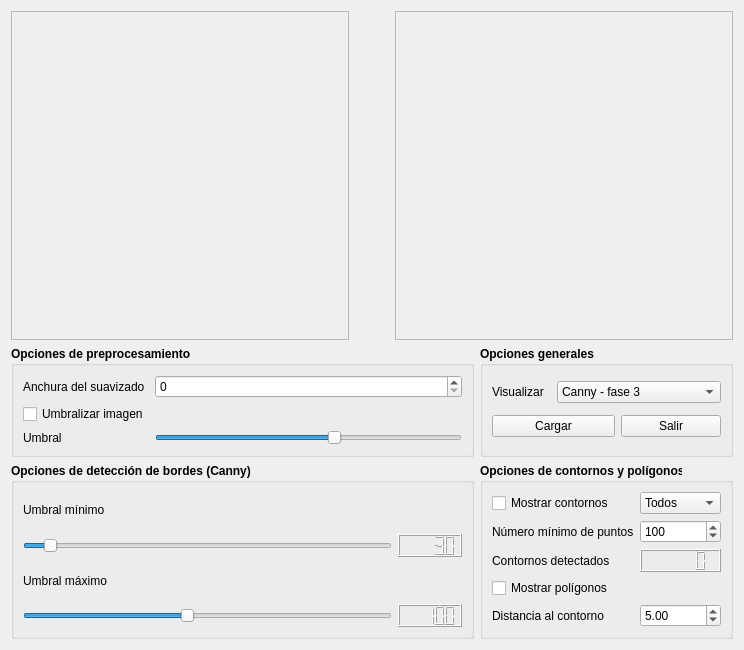
<?xml version="1.0" encoding="UTF-8"?>
<ui version="4.0">
 <class>QMainForm</class>
 <widget class="QWidget" name="QMainForm">
  <property name="geometry">
   <rect>
    <x>0</x>
    <y>0</y>
    <width>744</width>
    <height>650</height>
   </rect>
  </property>
  <property name="sizePolicy">
   <sizepolicy hsizetype="MinimumExpanding" vsizetype="MinimumExpanding">
    <horstretch>0</horstretch>
    <verstretch>0</verstretch>
   </sizepolicy>
  </property>
  <property name="minimumSize">
   <size>
    <width>700</width>
    <height>650</height>
   </size>
  </property>
  <property name="windowTitle">
   <string>Procesamiento de imágenes</string>
  </property>
  <layout class="QGridLayout" name="gridLayout_5">
   <item row="1" column="0">
    <widget class="QGroupBox" name="PreprocessingOptions">
     <property name="font">
      <font>
       <weight>75</weight>
       <bold>true</bold>
      </font>
     </property>
     <property name="title">
      <string>Opciones de preprocesamiento</string>
     </property>
     <layout class="QGridLayout" name="gridLayout_4">
      <item row="1" column="0">
       <widget class="QLabel" name="label_3">
        <property name="font">
         <font>
          <weight>50</weight>
          <bold>false</bold>
         </font>
        </property>
        <property name="text">
         <string>Anchura del suavizado</string>
        </property>
       </widget>
      </item>
      <item row="1" column="1">
       <widget class="QSpinBox" name="spinBoxBlurSize">
        <property name="font">
         <font>
          <weight>50</weight>
          <bold>false</bold>
         </font>
        </property>
        <property name="maximum">
         <number>2</number>
        </property>
       </widget>
      </item>
      <item row="2" column="0">
       <widget class="QCheckBox" name="ApplyBinarization">
        <property name="font">
         <font>
          <weight>50</weight>
          <bold>false</bold>
         </font>
        </property>
        <property name="text">
         <string>Umbralizar imagen</string>
        </property>
       </widget>
      </item>
      <item row="4" column="1">
       <widget class="QSlider" name="BinaryThreshold">
        <property name="maximum">
         <number>255</number>
        </property>
        <property name="value">
         <number>150</number>
        </property>
        <property name="orientation">
         <enum>Qt::Horizontal</enum>
        </property>
       </widget>
      </item>
      <item row="4" column="0">
       <widget class="QLabel" name="label_6">
        <property name="font">
         <font>
          <weight>50</weight>
          <bold>false</bold>
         </font>
        </property>
        <property name="text">
         <string>Umbral</string>
        </property>
       </widget>
      </item>
     </layout>
    </widget>
   </item>
   <item row="0" column="0" colspan="2">
    <layout class="QHBoxLayout" name="Viewers">
     <item>
      <widget class="QFrame" name="frameOrig">
       <property name="sizePolicy">
        <sizepolicy hsizetype="MinimumExpanding" vsizetype="MinimumExpanding">
         <horstretch>0</horstretch>
         <verstretch>0</verstretch>
        </sizepolicy>
       </property>
       <property name="minimumSize">
        <size>
         <width>320</width>
         <height>240</height>
        </size>
       </property>
       <property name="maximumSize">
        <size>
         <width>640</width>
         <height>480</height>
        </size>
       </property>
       <property name="frameShape">
        <enum>QFrame::StyledPanel</enum>
       </property>
       <property name="frameShadow">
        <enum>QFrame::Raised</enum>
       </property>
      </widget>
     </item>
     <item>
      <spacer name="horizontalSpacer">
       <property name="orientation">
        <enum>Qt::Horizontal</enum>
       </property>
       <property name="sizeType">
        <enum>QSizePolicy::Fixed</enum>
       </property>
       <property name="sizeHint" stdset="0">
        <size>
         <width>40</width>
         <height>20</height>
        </size>
       </property>
      </spacer>
     </item>
     <item>
      <widget class="QFrame" name="frameDest">
       <property name="sizePolicy">
        <sizepolicy hsizetype="MinimumExpanding" vsizetype="MinimumExpanding">
         <horstretch>0</horstretch>
         <verstretch>0</verstretch>
        </sizepolicy>
       </property>
       <property name="minimumSize">
        <size>
         <width>320</width>
         <height>240</height>
        </size>
       </property>
       <property name="maximumSize">
        <size>
         <width>640</width>
         <height>480</height>
        </size>
       </property>
       <property name="frameShape">
        <enum>QFrame::StyledPanel</enum>
       </property>
       <property name="frameShadow">
        <enum>QFrame::Raised</enum>
       </property>
      </widget>
     </item>
    </layout>
   </item>
   <item row="2" column="0">
    <widget class="QGroupBox" name="CannyOptions">
     <property name="font">
      <font>
       <weight>75</weight>
       <bold>true</bold>
      </font>
     </property>
     <property name="autoFillBackground">
      <bool>false</bool>
     </property>
     <property name="title">
      <string>Opciones de detección de bordes (Canny)</string>
     </property>
     <property name="flat">
      <bool>false</bool>
     </property>
     <property name="checkable">
      <bool>false</bool>
     </property>
     <layout class="QGridLayout" name="gridLayout">
      <item row="2" column="0" colspan="2">
       <widget class="QLabel" name="label">
        <property name="font">
         <font>
          <weight>50</weight>
          <bold>false</bold>
         </font>
        </property>
        <property name="text">
         <string>Umbral mínimo</string>
        </property>
       </widget>
      </item>
      <item row="5" column="0">
       <widget class="QSlider" name="maxThresholdSlider">
        <property name="minimumSize">
         <size>
          <width>150</width>
          <height>0</height>
         </size>
        </property>
        <property name="minimum">
         <number>20</number>
        </property>
        <property name="maximum">
         <number>200</number>
        </property>
        <property name="value">
         <number>100</number>
        </property>
        <property name="orientation">
         <enum>Qt::Horizontal</enum>
        </property>
       </widget>
      </item>
      <item row="3" column="0">
       <widget class="QSlider" name="minThresholdSlider">
        <property name="minimumSize">
         <size>
          <width>150</width>
          <height>0</height>
         </size>
        </property>
        <property name="minimum">
         <number>20</number>
        </property>
        <property name="maximum">
         <number>200</number>
        </property>
        <property name="value">
         <number>30</number>
        </property>
        <property name="orientation">
         <enum>Qt::Horizontal</enum>
        </property>
       </widget>
      </item>
      <item row="4" column="0" colspan="2">
       <widget class="QLabel" name="label_2">
        <property name="font">
         <font>
          <weight>50</weight>
          <bold>false</bold>
         </font>
        </property>
        <property name="text">
         <string>Umbral máximo</string>
        </property>
       </widget>
      </item>
      <item row="5" column="1">
       <widget class="QLCDNumber" name="lcdNumberMaxThreshold">
        <property name="intValue" stdset="0">
         <number>100</number>
        </property>
       </widget>
      </item>
      <item row="3" column="1">
       <widget class="QLCDNumber" name="lcdNumberMinThreshold">
        <property name="intValue" stdset="0">
         <number>30</number>
        </property>
       </widget>
      </item>
     </layout>
    </widget>
   </item>
   <item row="2" column="1">
    <widget class="QGroupBox" name="ContoursOptions">
     <property name="font">
      <font>
       <weight>75</weight>
       <bold>true</bold>
      </font>
     </property>
     <property name="title">
      <string>Opciones de contornos y polígonos</string>
     </property>
     <layout class="QGridLayout" name="gridLayout_2">
      <item row="1" column="0">
       <widget class="QCheckBox" name="CBShowContours">
        <property name="font">
         <font>
          <weight>50</weight>
          <bold>false</bold>
         </font>
        </property>
        <property name="text">
         <string>Mostrar contornos</string>
        </property>
       </widget>
      </item>
      <item row="5" column="1">
       <widget class="QLCDNumber" name="detectedContours">
        <property name="font">
         <font>
          <weight>50</weight>
          <bold>false</bold>
         </font>
        </property>
       </widget>
      </item>
      <item row="1" column="1">
       <widget class="QComboBox" name="ContourType">
        <property name="font">
         <font>
          <weight>50</weight>
          <bold>false</bold>
         </font>
        </property>
        <property name="currentIndex">
         <number>2</number>
        </property>
        <item>
         <property name="text">
          <string>Abiertos</string>
         </property>
        </item>
        <item>
         <property name="text">
          <string>Cerrados</string>
         </property>
        </item>
        <item>
         <property name="text">
          <string>Todos</string>
         </property>
        </item>
       </widget>
      </item>
      <item row="5" column="0">
       <widget class="QLabel" name="label_5">
        <property name="font">
         <font>
          <weight>50</weight>
          <bold>false</bold>
         </font>
        </property>
        <property name="text">
         <string>Contornos detectados</string>
        </property>
       </widget>
      </item>
      <item row="3" column="0">
       <widget class="QLabel" name="label_4">
        <property name="font">
         <font>
          <weight>50</weight>
          <bold>false</bold>
         </font>
        </property>
        <property name="text">
         <string>Número mínimo de puntos</string>
        </property>
       </widget>
      </item>
      <item row="7" column="0">
       <widget class="QLabel" name="label_8">
        <property name="font">
         <font>
          <weight>50</weight>
          <bold>false</bold>
         </font>
        </property>
        <property name="text">
         <string>Distancia al contorno</string>
        </property>
       </widget>
      </item>
      <item row="3" column="1">
       <widget class="QSpinBox" name="spinBoxMinPoints">
        <property name="font">
         <font>
          <weight>50</weight>
          <bold>false</bold>
         </font>
        </property>
        <property name="maximum">
         <number>200</number>
        </property>
        <property name="value">
         <number>100</number>
        </property>
       </widget>
      </item>
      <item row="6" column="0">
       <widget class="QCheckBox" name="CBShowPolygons">
        <property name="font">
         <font>
          <weight>50</weight>
          <bold>false</bold>
         </font>
        </property>
        <property name="text">
         <string>Mostrar polígonos</string>
        </property>
       </widget>
      </item>
      <item row="7" column="1">
       <widget class="QDoubleSpinBox" name="doubleSpinBoxDistancePoly">
        <property name="font">
         <font>
          <weight>50</weight>
          <bold>false</bold>
         </font>
        </property>
        <property name="maximum">
         <double>20.000000000000000</double>
        </property>
        <property name="singleStep">
         <double>0.500000000000000</double>
        </property>
        <property name="value">
         <double>5.000000000000000</double>
        </property>
       </widget>
      </item>
     </layout>
    </widget>
   </item>
   <item row="1" column="1">
    <widget class="QGroupBox" name="GeneralOptions">
     <property name="font">
      <font>
       <weight>75</weight>
       <bold>true</bold>
      </font>
     </property>
     <property name="title">
      <string>Opciones generales</string>
     </property>
     <layout class="QGridLayout" name="gridLayout_3">
      <item row="0" column="0">
       <widget class="QLabel" name="label_7">
        <property name="font">
         <font>
          <weight>50</weight>
          <bold>false</bold>
         </font>
        </property>
        <property name="text">
         <string>Visualizar</string>
        </property>
       </widget>
      </item>
      <item row="1" column="0" colspan="2">
       <widget class="QPushButton" name="pushButtonCargar">
        <property name="minimumSize">
         <size>
          <width>100</width>
          <height>0</height>
         </size>
        </property>
        <property name="font">
         <font>
          <weight>50</weight>
          <bold>false</bold>
         </font>
        </property>
        <property name="text">
         <string>Cargar</string>
        </property>
       </widget>
      </item>
      <item row="1" column="2">
       <widget class="QPushButton" name="pushButtonSalir">
        <property name="minimumSize">
         <size>
          <width>100</width>
          <height>0</height>
         </size>
        </property>
        <property name="font">
         <font>
          <weight>50</weight>
          <bold>false</bold>
         </font>
        </property>
        <property name="text">
         <string>Salir</string>
        </property>
       </widget>
      </item>
      <item row="0" column="1" colspan="2">
       <widget class="QComboBox" name="selectOutputImage">
        <property name="font">
         <font>
          <weight>50</weight>
          <bold>false</bold>
         </font>
        </property>
        <property name="currentIndex">
         <number>5</number>
        </property>
        <item>
         <property name="text">
          <string>Imagen en negro</string>
         </property>
        </item>
        <item>
         <property name="text">
          <string>Imagen suavizada</string>
         </property>
        </item>
        <item>
         <property name="text">
          <string>Imagen umbralizada</string>
         </property>
        </item>
        <item>
         <property name="text">
          <string>Canny - fase 1</string>
         </property>
        </item>
        <item>
         <property name="text">
          <string>Canny - fase 2</string>
         </property>
        </item>
        <item>
         <property name="text">
          <string>Canny - fase 3</string>
         </property>
        </item>
       </widget>
      </item>
     </layout>
    </widget>
   </item>
  </layout>
 </widget>
 <resources/>
 <connections>
  <connection>
   <sender>minThresholdSlider</sender>
   <signal>sliderMoved(int)</signal>
   <receiver>lcdNumberMinThreshold</receiver>
   <slot>display(int)</slot>
   <hints>
    <hint type="sourcelabel">
     <x>175</x>
     <y>543</y>
    </hint>
    <hint type="destinationlabel">
     <x>371</x>
     <y>547</y>
    </hint>
   </hints>
  </connection>
  <connection>
   <sender>maxThresholdSlider</sender>
   <signal>sliderMoved(int)</signal>
   <receiver>lcdNumberMaxThreshold</receiver>
   <slot>display(int)</slot>
   <hints>
    <hint type="sourcelabel">
     <x>270</x>
     <y>614</y>
    </hint>
    <hint type="destinationlabel">
     <x>373</x>
     <y>622</y>
    </hint>
   </hints>
  </connection>
 </connections>
</ui>
